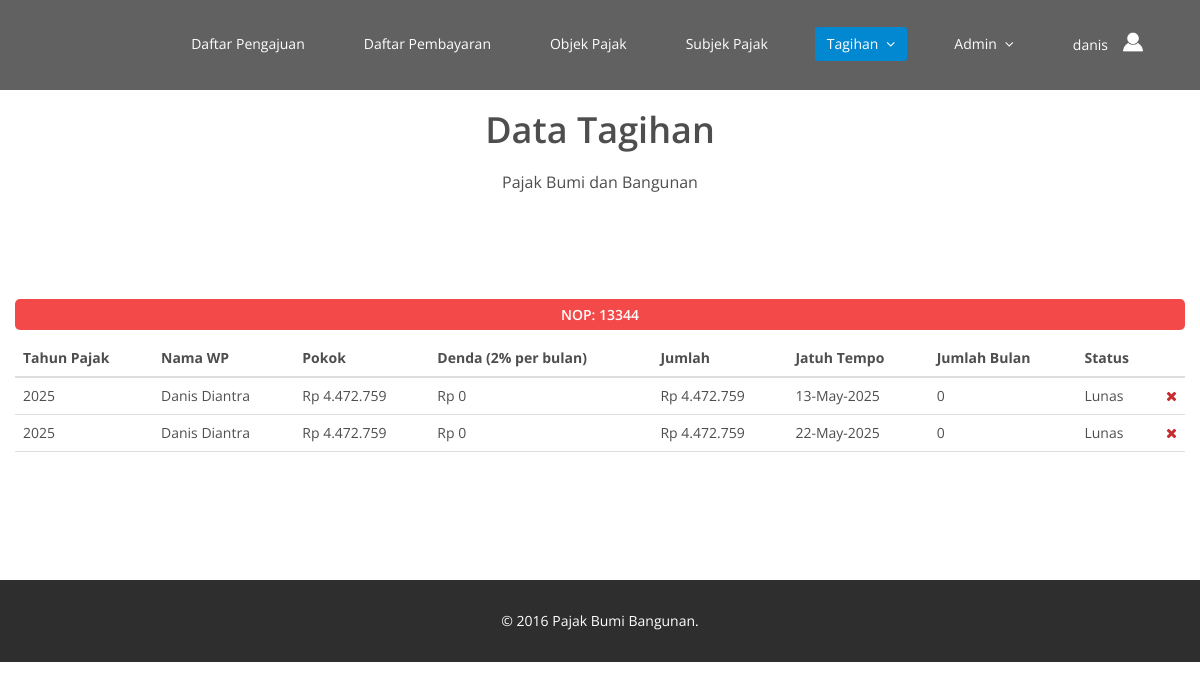
The app's page /admin/data-tagihan.php?nop=13344 (signed in) with its own data.
### tables this page shows
CREATE TABLE `tagihan` (
  `id_tagihan` int(11) NOT NULL,
  `nop` varchar(20) NOT NULL,
  `tahun_pajak` varchar(4) NOT NULL,
  `id_pembayaran` int(11) DEFAULT NULL,
  `nama_subjek` varchar(100) NOT NULL,
  `pokok` double NOT NULL,
  `denda` double NOT NULL,
  `jumlah_tagihan` double NOT NULL,
  `tgl_jatuh_tempo` date NOT NULL,
  `jumlah_bulan` int(11) NOT NULL,
  `status_kelunasan` varchar(20) NOT NULL
);

### admin/data-tagihan.php (the view, shortened to what this page needs)
<?php
	if(($_SESSION['sudahloginadmin']==true)&&($_SESSION['nama_admin']!="")){
		$nop = $_GET['nop'];
?>
<!DOCTYPE html>
<html lang="en">
<head>
    <link href="../css/bootstrap.min.css" rel="stylesheet">
    <link href="../css/font-awesome.min.css" rel="stylesheet">
    <link href="../css/animate.min.css" rel="stylesheet">
    <link href="../css/prettyPhoto.css" rel="stylesheet">
    <link href="../css/main.css" rel="stylesheet">
    <link href="../css/responsive.css" rel="stylesheet">
</head>
<body class="homepage">
   <header id="header">
        <nav class="navbar navbar-inverse" role="banner">
            <div class="container">
                <div class="collapse navbar-collapse navbar-right">
                    <ul class="nav navbar-nav">
                        <li><a href="index.php">Daftar Pengajuan</a></li>
                        <li><a href="daftar-pembayaran.php">Daftar Pembayaran</a></li>
                        <li><a href="daftar-objek-pajak.php">Objek Pajak</a></li>
                        <li><a href="daftar-subjek-pajak.php">Subjek Pajak</a></li>
                        <li class="active dropdown">
                            <a href="#" class="dropdown-toggle" data-toggle="dropdown">Tagihan<i class="fa fa-angle-down" style="padding-left:8px;"></i></a>
                        </li>
                        <li class="dropdown">
                            <a href="#" class="dropdown-toggle" data-toggle="dropdown">Admin<i class="fa fa-angle-down" style="padding-left:8px;"></i></a>
                        </li>
                        <li class=" dropdown">
                            <a href="#" class="dropdown-toggle" data-toggle="dropdown"><?php echo $_SESSION['nama_admin'];?><i class="fa"><img src="../images/user.png" alt="" style="width:20px;height:20px;margin-left:15px; margin-bottom:4px;"></i></a>
                        </li>
                    </ul>
                </div>
            </div>
        </nav>
    </header>
    <section id="contact-page">
        <div class="container" style="min-height:420px;">
            <div class="center">
                <h2>Data Tagihan</h2>
                <p class="lead">Pajak Bumi dan Bangunan</p>
            </div>
            <div class="row contact-wrap">
 	           	<h5 align="center" style="background-color:#f34949;color:white;padding:8px;border-radius:5px;">NOP: <?php echo $nop;?></h5>
            	<table class="table">
            	<thead>
                	<tr>
                    	<th>Tahun Pajak</th>
                        <th>Nama WP</th>
                        <th>Pokok</th>
                        <th>Denda (2% per bulan)
                        <th>Jumlah</th>
                        <th>Jatuh Tempo</th>
                        <th>Jumlah Bulan</th>
                        <th>Status</th>
                        <th></th>
                    </tr>
                </thead>
                <tbody>
                <?php
					$link = koneksi_db();
					$sql = "select * from tagihan where nop = '$nop' order by tahun_pajak desc";
					$res = $link->query($sql);
					while($row = mysqli_fetch_array($res)){
				?>
                    <tr>
                        <td><?php echo $row['tahun_pajak'];?></td>
                        <td><?php echo $row['nama_subjek'];?></td>
                        <td>Rp <?php echo number_format($row['pokok'],0,'','.');?></td>
                        <td>Rp <?php echo number_format($row['denda'],0,'','.');?></td>
                        <td>Rp <?php echo number_format($row['jumlah_tagihan'],0,'','.');?></td>
                        <td><?php echo date('d-M-Y', strtotime($row['tgl_jatuh_tempo']));?></td>
                        <td><?php echo $row['jumlah_bulan'];?></td>
                        <td><?php echo $row['status_kelunasan'];?></td>
                        <td style="width:10px;">
                                <a href="../libs/hapus-tagihan.php?nop=<?php echo $nop;?>&tahun_pajak=<?php echo $row['tahun_pajak'];?>"><i class="fa fa-times icon_9"></i></a>
                        </td>
                    </tr>
                <?php }?>
                	<tr>
                    	<td></td>
                        <td></td>
                        <td></td>
                    	<td></td>
                        <td></td>
                        <td></td>
                        <td></td>
                        <td></td>
                        <td></td>
                    </tr>
           		</tbody>
        	</table>
            </div>
        </div>
    </section>
    <footer id="footer" class="midnight-blue">
        <div class="container">
            <div class="row">
                <div align="center">
                    &copy; 2016 <a target="_blank">Pajak Bumi Bangunan</a>.
                </div>
            </div>
        </div>
    </footer>
</body>
</html>
<?php
	}
	else{
		header("Location: login.php");
	}
?>

### css/main.css (style rules this page uses)
body { background: #fff; font-family: 'Open Sans', sans-serif; color:#4e4e4e; line-height: 22px; }
h1, h2, h3, h4, h5, h6 { font-weight: 600; font-family: 'Open Sans', sans-serif; color:#4e4e4e; }
h2 { font-size: 20px; }
a { color: #c52d2f; -webkit-transition: color 300ms, background-color 300ms; -moz-transition: color 300ms, background-color 300ms; -o-transition: color 300ms, background-color 300ms; transition: color 300ms, background-color 300ms; }
.center h2 { font-size: 36px; margin-top: 0; margin-bottom: 20px; }
body > section { padding: 70px 0; }
.center { text-align: center; padding-bottom: 55px; }
.lead { font-size: 16px; line-height: 24px; font-weight: 400; }
.navbar { border-radius: 0; margin-bottom: 0; background: #616161; padding: 15px 0; padding-bottom: 0; }
.navbar-nav { margin-top: 12px; }
.navbar-nav>li { margin-left: 35px; padding-bottom: 28px; }
.navbar-inverse .navbar-nav > li > a { padding: 5px 12px; margin: 0; border-radius: 3px; color: #fff; line-height: 24px; display: inline-block; }
.navbar-inverse { border: none; }
.navbar-inverse .navbar-nav > .active > a, .navbar-inverse .navbar-nav > .active > a:hover, .navbar-inverse .navbar-nav > .active > a:focus, .navbar-inverse .navbar-nav > .open > a, .navbar-inverse .navbar-nav > .open > a:hover, .navbar-inverse .navbar-nav > .open > a:focus { background-color: #0288D1; color: #fff; }
.navbar-inverse .navbar-collapse, .navbar-inverse .navbar-form { border-top: 0; padding-bottom: 0; }
#contact-page { padding-top: 0; }
#contact-page .contact-wrap { margin-top: 20px; }
#footer { padding-top: 30px; padding-bottom: 30px; color: #fff; background: #2e2e2e; }
#footer a { color: #fff; }

### records on screen
tagihan: tahun_pajak "2025", nama_subjek "Danis Diantra", pokok "4.472.759", denda "0", jumlah_tagihan "4.472.759", tgl_jatuh_tempo "13-May-2025", jumlah_bulan "0", status_kelunasan "Lunas"
tagihan: tahun_pajak "2025", nama_subjek "Danis Diantra", pokok "4.472.759", denda "0", jumlah_tagihan "4.472.759", tgl_jatuh_tempo "22-May-2025", jumlah_bulan "0", status_kelunasan "Lunas"

### other values on screen
$_SESSION['nama_admin'] "danis"
$nop "13344"
